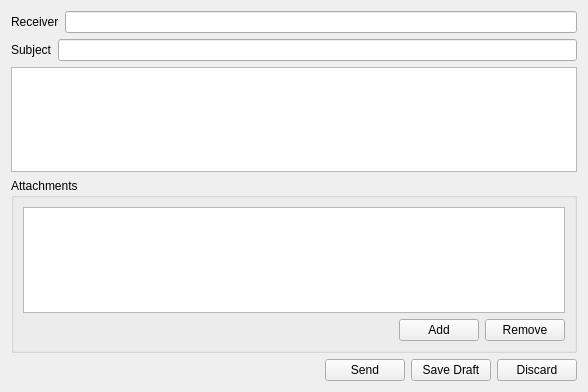
<?xml version="1.0" encoding="UTF-8"?>
<ui version="4.0">
 <class>NewMessageForm</class>
 <widget class="QWidget" name="NewMessageForm">
  <property name="geometry">
   <rect>
    <x>0</x>
    <y>0</y>
    <width>588</width>
    <height>392</height>
   </rect>
  </property>
  <property name="windowTitle">
   <string>Form</string>
  </property>
  <layout class="QVBoxLayout" name="verticalLayout">
   <item>
    <layout class="QHBoxLayout" name="horizontalLayout">
     <item>
      <widget class="QLabel" name="label">
       <property name="text">
        <string>Receiver</string>
       </property>
      </widget>
     </item>
     <item>
      <widget class="QLineEdit" name="receiver_text"/>
     </item>
    </layout>
   </item>
   <item>
    <layout class="QHBoxLayout" name="horizontalLayout_3">
     <item>
      <widget class="QLabel" name="label_2">
       <property name="text">
        <string>Subject</string>
       </property>
      </widget>
     </item>
     <item>
      <widget class="QLineEdit" name="subject_text"/>
     </item>
    </layout>
   </item>
   <item>
    <widget class="QPlainTextEdit" name="body_text"/>
   </item>
   <item>
    <widget class="QGroupBox" name="groupBox">
     <property name="title">
      <string>Attachments</string>
     </property>
     <layout class="QVBoxLayout" name="verticalLayout_2">
      <item>
       <widget class="QListWidget" name="attachment_list"/>
      </item>
      <item>
       <layout class="QHBoxLayout" name="horizontalLayout_2">
        <item>
         <spacer name="horizontalSpacer_2">
          <property name="orientation">
           <enum>Qt::Horizontal</enum>
          </property>
          <property name="sizeHint" stdset="0">
           <size>
            <width>40</width>
            <height>20</height>
           </size>
          </property>
         </spacer>
        </item>
        <item>
         <widget class="QPushButton" name="add_attachment_button">
          <property name="text">
           <string>Add</string>
          </property>
         </widget>
        </item>
        <item>
         <widget class="QPushButton" name="remove_attachment_button">
          <property name="text">
           <string>Remove</string>
          </property>
         </widget>
        </item>
       </layout>
      </item>
     </layout>
    </widget>
   </item>
   <item>
    <layout class="QHBoxLayout" name="horizontalLayout_4">
     <item>
      <spacer name="horizontalSpacer">
       <property name="orientation">
        <enum>Qt::Horizontal</enum>
       </property>
       <property name="sizeHint" stdset="0">
        <size>
         <width>40</width>
         <height>20</height>
        </size>
       </property>
      </spacer>
     </item>
     <item>
      <widget class="QPushButton" name="send_button">
       <property name="text">
        <string>Send</string>
       </property>
      </widget>
     </item>
     <item>
      <widget class="QPushButton" name="draft_button">
       <property name="text">
        <string>Save Draft</string>
       </property>
      </widget>
     </item>
     <item>
      <widget class="QPushButton" name="discard_button">
       <property name="text">
        <string>Discard</string>
       </property>
      </widget>
     </item>
    </layout>
   </item>
  </layout>
 </widget>
 <resources/>
 <connections/>
</ui>
